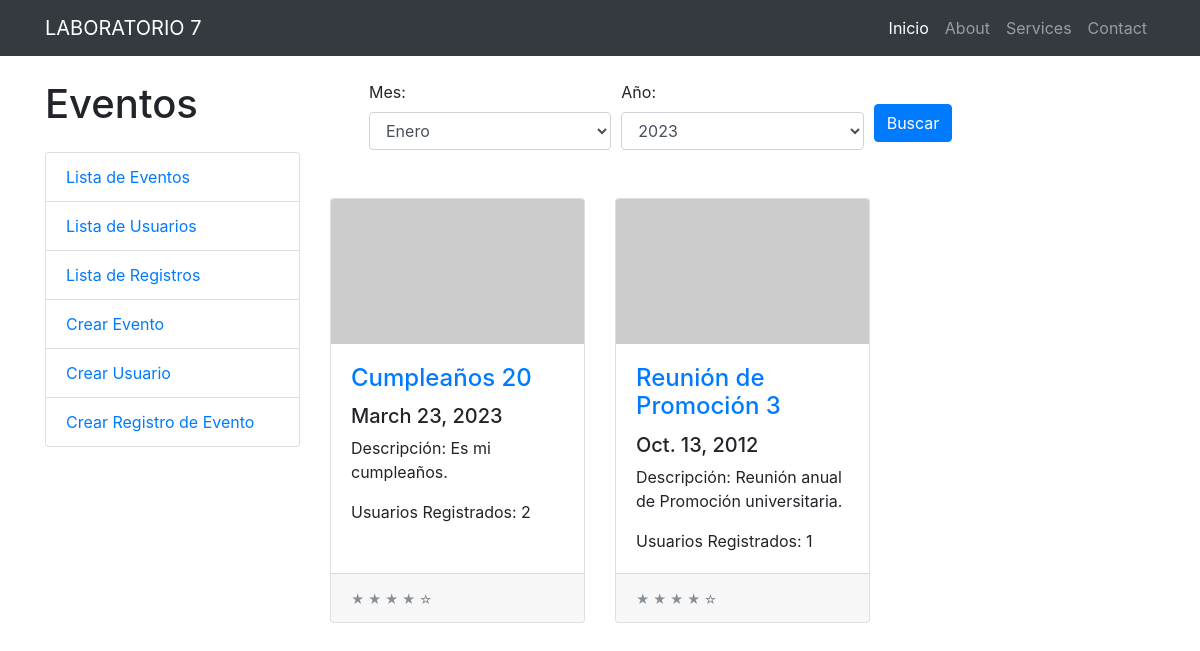
The page /eventos/ on the database its author committed.
### eventos/models.py (models this page shows, shortened)
class Evento(models.Model):
    evento = models.CharField(max_length=100)
    descripcion = models.TextField()
    fecha = models.DateField()

### eventos/views.py (the view)
# urls.py: path('', views.lista_eventos, name='lista_eventos'),
def lista_eventos(request):
    years = Evento.objects.dates('fecha', 'year', order='DESC')
    selected_month = request.GET.get('mes')
    selected_year = request.GET.get('anio')
    if selected_month and selected_year:
        eventos = Evento.objects.filter(fecha__month=selected_month, fecha__year=selected_year).order_by('evento')[:6]
    else:
        eventos = Evento.objects.order_by('evento')[:6]
        selected_year = years[0].year if years else None
    eventos_con_usuarios = []
    for evento in eventos:
        cantidad_usuarios = contar_usuarios_por_evento(evento.id)
        eventos_con_usuarios.append({'evento': evento, 'cantidad_usuarios': cantidad_usuarios})
    context = {
        'eventos': eventos,
        'eventos_con_usuarios': eventos_con_usuarios,
        'selected_month': selected_month,  # Esto es útil para mantener la opción seleccionada en el formulario
        'selected_year': int(selected_year) if selected_year else None,  # Esto es útil para mantener la opción seleccionada en el formulario
        'years': years  # Lista de años únicos para las opciones del campo de entrada del año
    }
    return render(request, 'lista_eventos.html', context)

### eventos/views.py (called while the page is built)
def contar_usuarios_por_evento(evento_id):
    return RegistroEvento.objects.filter(evento__id=evento_id).count()

### eventos/templates/lista_eventos.html (shortened to what this page needs)
{% extends "layout.html" %}
{% block eventos %}
            <a href="{% url 'lista_eventos' %}" class="list-group-item">Lista de Eventos</a>
            <a href="{% url 'lista_usuarios' %}" class="list-group-item">Lista de Usuarios</a>
            <a href="{% url 'lista_registros_evento' %}" class="list-group-item">Lista de Registros</a>
            <a href="{% url 'crear_evento' %}" class="list-group-item">Crear Evento</a>
            <a href="{% url 'crear_usuario' %}" class="list-group-item">Crear Usuario</a>
            <a href="{% url 'crear_registro_evento' %}" class="list-group-item">Crear Registro de Evento</a>
{% endblock %}
{% block content %}
<div class="row m-4">
    <div class="col">
        <form method="get" action="{% url 'lista_eventos' %}">
            <div class="form-row">
                <div class="col">
                    <label for="mes">Mes:</label>
                    <select class="form-control" name="mes" id="mes">
                        <option value="1" {% if selected_month == '1' %}selected{% endif %}>Enero</option>
                    </select>
                </div>
                <div class="col">
                    <label for="anio">Año:</label>
                    <select class="form-control" name="anio" id="anio" required>
                        {% for year in years %}
                            <option value="{{ year|date:'Y' }}" {% if selected_year == year|date:'Y' %}selected{% endif %}>{{ year|date:'Y' }}</option>
                        {% endfor %}
                    </select>
                </div>
                <div class="col">
                    <button type="submit" class="btn btn-primary mt-4">Buscar</button>
                </div>
            </div>
        </form>
    </div>
</div>
  <div class="row">
    {% for evento_info in eventos_con_usuarios %}
    <div class="col-lg-4 col-md-6 mt-4">
        <div class="card h-100">
            <a href="{% url 'detalle_evento' evento_info.evento.id %}">
                <img class="card-img-top" src="http://placehold.it/700x400" alt="">
            </a>
            <div class="card-body">
                <h4 class="card-title">
                    <a href="{% url 'detalle_evento' evento_info.evento.id %}">{{ evento_info.evento.evento }}</a>
                </h4>
                <h5>{{ evento_info.evento.fecha }}</h5>
                <p class="card-text"> Descripción: {{ evento_info.evento.descripcion }}
                </p>
                <p class="card-text">Usuarios Registrados: {{ evento_info.cantidad_usuarios }}</p>
            </div>
            <div class="card-footer">
                <small class="text-muted">&#9733; &#9733; &#9733; &#9733; &#9734;</small>
            </div>
        </div>
    </div>
    {% endfor %}
  </div>
{% endblock %}

### eventos/templates/layout.html (shortened to what this page needs)
{% load static %}
<!DOCTYPE html>
<html lang="en">
  <head>
    <link href="{% static 'vendor/bootstrap/css/bootstrap.min.css' %}" rel="stylesheet">
    <link href="{% static 'css/shop.css' %}" rel="stylesheet">
  </head>
  <body>
    <nav class="navbar navbar-expand-lg navbar-dark bg-dark fixed-top">
      <div class="container">
        <a class="navbar-brand" href="{% url 'lista_eventos' %}">LABORATORIO 7</a>
        <div class="collapse navbar-collapse" id="navbarResponsive">
          <ul class="navbar-nav ml-auto">
            <li class="nav-item active">
              <a class="nav-link" href="{% url 'lista_eventos' %}">Inicio
              </a>
            </li>
            <li class="nav-item">
              <a class="nav-link" href="#">About</a>
            </li>
            <li class="nav-item">
              <a class="nav-link" href="#">Services</a>
            </li>
            <li class="nav-item">
              <a class="nav-link" href="#">Contact</a>
            </li>
          </ul>
        </div>
      </div>
    </nav>
    <div class="container">
      <div class="row">
        <div class="col-lg-3">
          <h1 class="my-4">Eventos</h1>
          <div class="list-group">
            {% block eventos  %}{% endblock %}
          </div>
        </div>
        <div class="col-lg-9">
          {% block content %} {% endblock %}
        </div>
      </div>
    </div>
  </body>
</html>

### eventos/static/css/shop.css (style rules this page uses)
body { padding-top: 54px; }
@media (min-width: 992px) { body { padding-top: 56px; } }

### rows shown on the page
Evento: evento.evento "Cumpleaños 20", evento.fecha "March 23, 2023", evento.descripcion "Es mi cumpleaños.", cantidad_usuarios "2"
Evento: evento.evento "Reunión de Promoción 3", evento.fecha "Oct. 13, 2012", evento.descripcion "Reunión anual de Promoción universitaria.", cantidad_usuarios "1"

### other values the page prints
form field anio "2023"
